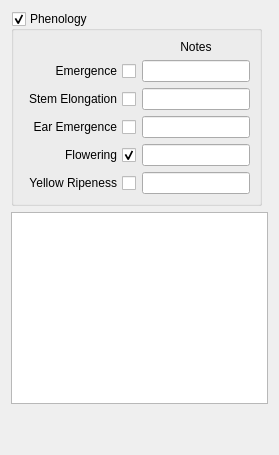
      <widget class="QWidget" name="tabPhenology">
       <attribute name="title">
        <string>Phenology</string>
       </attribute>
       <layout class="QGridLayout" name="gridLayout7">
        <item row="0" column="0" rowspan="2">
         <widget class="QGroupBox" name="gbxPhenology">
          <property name="sizePolicy">
           <sizepolicy hsizetype="Preferred" vsizetype="Preferred">
            <horstretch>0</horstretch>
            <verstretch>0</verstretch>
           </sizepolicy>
          </property>
          <property name="title">
           <string>Phenology</string>
          </property>
          <property name="checkable">
           <bool>true</bool>
          </property>
          <property name="checked">
           <bool>true</bool>
          </property>
          <layout class="QGridLayout" name="gridLayout8">
           <item row="3" column="1">
            <widget class="QLineEdit" name="ledPhenologyEarEmergence"/>
           </item>
           <item row="2" column="1">
            <widget class="QLineEdit" name="ledPhenologyStemElongation"/>
           </item>
           <item row="0" column="1">
            <widget class="QLabel" name="lblPhenologyObservations">
             <property name="sizePolicy">
              <sizepolicy hsizetype="Preferred" vsizetype="Fixed">
               <horstretch>0</horstretch>
               <verstretch>0</verstretch>
              </sizepolicy>
             </property>
             <property name="font">
              <font>
               <pointsize>9</pointsize>
              </font>
             </property>
             <property name="text">
              <string>Notes</string>
             </property>
             <property name="alignment">
              <set>Qt::AlignCenter</set>
             </property>
            </widget>
           </item>
           <item row="1" column="0">
            <widget class="QCheckBox" name="chbxEmergencePhenology">
             <property name="toolTip">
              <string>&lt;html&gt;&lt;head/&gt;&lt;body&gt;&lt;p&gt;Check if Minimum Data&lt;/p&gt;&lt;/body&gt;&lt;/html&gt;</string>
             </property>
             <property name="layoutDirection">
              <enum>Qt::RightToLeft</enum>
             </property>
             <property name="text">
              <string>Emergence</string>
             </property>
             <property name="tristate">
              <bool>false</bool>
             </property>
            </widget>
           </item>
           <item row="2" column="0">
            <widget class="QCheckBox" name="chbxStemElongationPhenology">
             <property name="toolTip">
              <string>&lt;html&gt;&lt;head/&gt;&lt;body&gt;&lt;p&gt;Check if Minimum Data&lt;/p&gt;&lt;/body&gt;&lt;/html&gt;</string>
             </property>
             <property name="layoutDirection">
              <enum>Qt::RightToLeft</enum>
             </property>
             <property name="text">
              <string>Stem Elongation</string>
             </property>
            </widget>
           </item>
           <item row="3" column="0">
            <widget class="QCheckBox" name="chbxEarEmergencePhenology">
             <property name="toolTip">
              <string>&lt;html&gt;&lt;head/&gt;&lt;body&gt;&lt;p&gt;Check if Minimum Data&lt;/p&gt;&lt;/body&gt;&lt;/html&gt;</string>
             </property>
             <property name="layoutDirection">
              <enum>Qt::RightToLeft</enum>
             </property>
             <property name="text">
              <string>Ear Emergence</string>
             </property>
            </widget>
           </item>
           <item row="4" column="1">
            <widget class="QLineEdit" name="ledPhenologyFlowering"/>
           </item>
           <item row="4" column="0">
            <widget class="QCheckBox" name="chbxFloweringPhenology">
             <property name="toolTip">
              <string>&lt;html&gt;&lt;head/&gt;&lt;body&gt;&lt;p&gt;Check if Minimum Data&lt;/p&gt;&lt;/body&gt;&lt;/html&gt;</string>
             </property>
             <property name="layoutDirection">
              <enum>Qt::RightToLeft</enum>
             </property>
             <property name="text">
              <string>Flowering</string>
             </property>
             <property name="checked">
              <bool>true</bool>
             </property>
            </widget>
           </item>
           <item row="5" column="1">
            <widget class="QLineEdit" name="ledPhenologyYellowRipeness"/>
           </item>
           <item row="5" column="0">
            <widget class="QCheckBox" name="chbxYellowRipenessPhenology">
             <property name="toolTip">
              <string>&lt;html&gt;&lt;head/&gt;&lt;body&gt;&lt;p&gt;Check if Minimum Data&lt;/p&gt;&lt;/body&gt;&lt;/html&gt;</string>
             </property>
             <property name="layoutDirection">
              <enum>Qt::RightToLeft</enum>
             </property>
             <property name="text">
              <string>Yellow Ripeness</string>
             </property>
            </widget>
           </item>
           <item row="1" column="1">
            <widget class="QLineEdit" name="ledPhenologyEmergence"/>
           </item>
          </layout>
         </widget>
        </item>
        <item row="3" column="0" colspan="2">
         <spacer name="verticalSpacerPhenology">
          <property name="orientation">
           <enum>Qt::Vertical</enum>
          </property>
          <property name="sizeHint" stdset="0">
           <size>
            <width>20</width>
            <height>40</height>
           </size>
          </property>
         </spacer>
        </item>
        <item row="2" column="0" colspan="2">
         <widget class="QTextBrowser" name="textBrowserJSON">
          <property name="sizePolicy">
           <sizepolicy hsizetype="Expanding" vsizetype="Expanding">
            <horstretch>0</horstretch>
            <verstretch>1</verstretch>
           </sizepolicy>
          </property>
          <property name="toolTip">
           <string>&lt;html&gt;&lt;head/&gt;&lt;body&gt;&lt;p&gt;this is temporary - used only to test the JSON write function. click View JSON to populate/update.&lt;/p&gt;&lt;/body&gt;&lt;/html&gt;</string>
          </property>
         </widget>
        </item>
       </layout>
      </widget>
